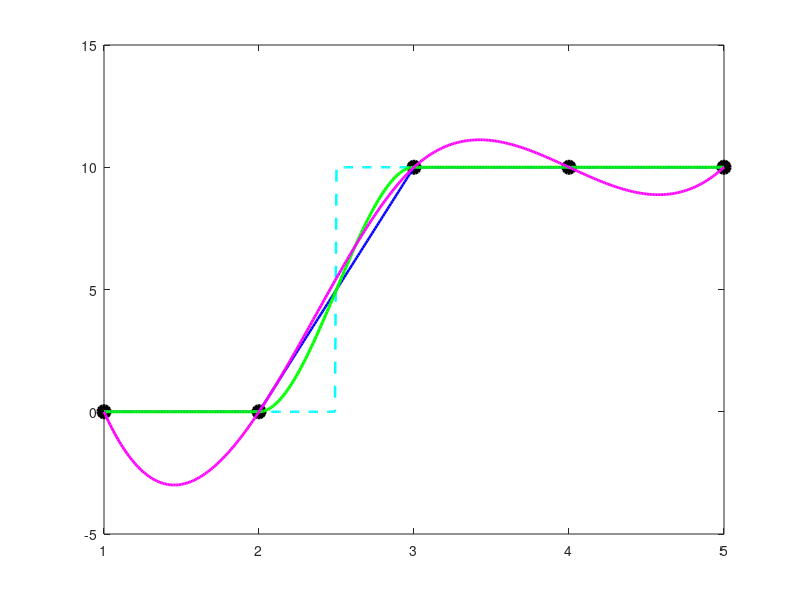

This chart was generated by the following MATLAB code: (Note: this script raises an error after producing the figure.)
clear; close all; clc;

% Zadanie podsumowujace: dopasowanie metody interpolacji do znaczenia fizycznego
x = [1, 2, 3, 4, 5];
y = [0, 0, 10, 10, 10];
xd = 1:0.01:5;

% Obliczenia dla wszystkich metod
y_linear = interp1(x, y, xd, 'linear');
y_nearest = interp1(x, y, xd, 'nearest');
y_pchip = interp1(x, y, xd, 'pchip');
y_spline = interp1(x, y, xd, 'spline');

% Raport do okna polecen
disp('=== Zadanie podsumowujace: dopasowanie metody ===');
disp('Uwaga: to sa 3 niezalezne scenariusze, nie jedna historia.');
disp('1) Stan stycznika (on/off): nearest');
disp('2) Zbiornik cieczy (bez falowania > 10): pchip');
disp('3) Lot kamery robota (najwieksza gladkosc ruchu): spline');

% Prosta kontrola bezpieczenstwa dla scenariusza zbiornika
max_pchip = max(y_pchip);
max_spline = max(y_spline);
fprintf('Maksymalna wartosc pchip:  %.3f\n', max_pchip);
fprintf('Maksymalna wartosc spline: %.3f\n', max_spline);

figure('Position', [100, 100, 1000, 600]);

% Punkty wezlowe
plot(x, y, 'ko', 'MarkerSize', 9, 'LineWidth', 2, 'MarkerFaceColor', 'k');
hold on;

% Wszystkie metody na jednym wykresie
plot(xd, y_nearest, 'c--', 'LineWidth', 1.8);
plot(xd, y_linear,  'b-',  'LineWidth', 1.8);
plot(xd, y_pchip,   'g-',  'LineWidth', 2.2);
plot(xd, y_spline,  'm-',  'LineWidth', 2.0);

% Poziom graniczny dla scenariusza zbiornika
yline(10, 'k:', 'Limit zbiornika = 10', 'LineWidth', 1.2);

grid on;
xlabel('x (czas)', 'FontSize', 12);
ylabel('y (wartosc sygnalu)', 'FontSize', 12);
title('Zadanie podsumowujace: porownanie metod interpolacji', 'FontSize', 13, 'FontWeight', 'bold');
legend('Wezly', 'nearest', 'linear', 'pchip', 'spline', 'Location', 'southeast');
xlim([1, 5]);

% Komentarz koncowy
if max_spline > 10
    disp('Wniosek: spline moze przeszacowac limit 10 (oscylacje przy skoku).');
else
    disp('Wniosek: spline nie przekroczyl 10 dla tych danych, ale bywa ryzykowny przy skokach.');
end
